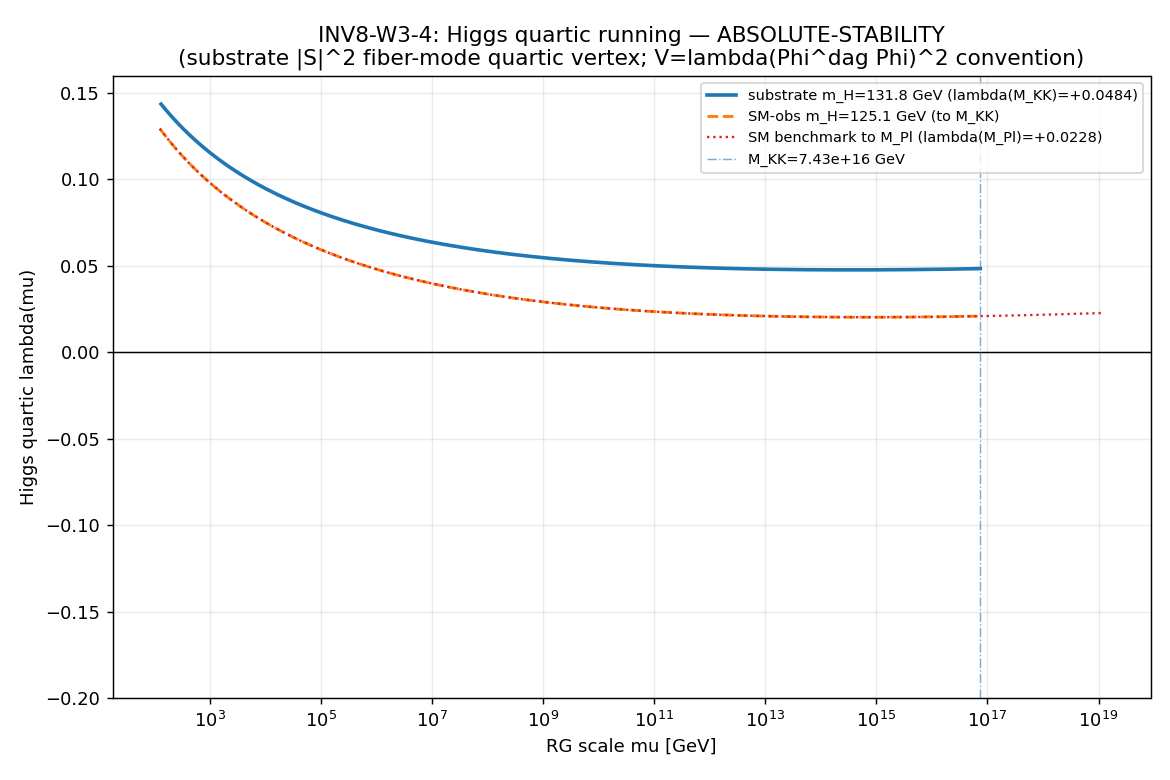

Write the Python code that produced this figure.
#!/usr/bin/env python3
"""
INV8-W3-4-HIGGS-QUARTIC-RG-STABILITY — Higgs quartic lambda(mu) running:
substrate stability vs SM near-criticality
==========================================================================

Gate: INV8-W3-4-HIGGS-QUARTIC-RG-STABILITY ([SIGN])
Track: investigation-8, Wave 3 (cross-domain bridges)
Classification: PARTICLE

Pre-registered question (plan §W3-4):
  Run the Higgs quartic lambda(mu) from the framework's predicted
  m_H = m_H_FW_KK_threshold = 131.8 GeV (Route-B KK-threshold) up to
  M_KK = 7.43e16 GeV on the substrate-fixed boundary value. Does lambda
  stay POSITIVE all the way (ABSOLUTE STABILITY — a prediction distinguishing
  the substrate from the SM), or does lambda -> 0 near a high scale
  ~10^10-10^11 GeV (NEAR-CRITICALITY reproduced FROM GEOMETRY — strong
  evidence the spectral-action cutoff f IS physical, bridging A-3)?

Substrate framing (phononic-framing.md):
  PARTICLE. The Higgs is the transverse |S|^2 oscillation of the fiber
  embedding — an excitation mode of the substrate's reorganized spectral
  structure, NOT a scalar field living IN spacetime. Its mass m_H = 131.8 GeV
  is fixed by the KK-threshold corrections to that fiber mode (Route-B,
  0-free-param up to M_KK). The quartic self-coupling lambda is the quartic
  spectral-action vertex of that mode. Running lambda(mu) from m_H to M_KK is
  asking how that vertex evolves as the substrate is probed at higher energy —
  a genuine dynamical statement about the substrate's spectral-action
  structure, NOT a regulator artifact. Direction of explanation:
    D_K KK-threshold spectrum -> |S|^2 fiber-mode mass m_H + quartic vertex
    lambda -> RG running of lambda -> (the test) absolute stability OR
    SM near-criticality reproduced from geometry.

Method:
  1. Tree match (V = lambda (Phi^dag Phi)^2 convention):
        lambda(m_H) = m_H^2 / (2 v_ew^2).
     Boundary value FIXED by the substrate (m_H = 131.8 GeV) — NOT an SM input.
  2. SM gauge + top-Yukawa initial conditions at M_Z (canonical PDG constants).
  3. Full 2-loop SM RGEs for (g1, g2, g3, yt, lambda) (g1 GUT-normalized;
     Ford-Jack-Jones 1992 / Buttazzo-Degrassi 2013 arXiv:1307.3536 compact
     2-loop form). The 2-loop QCD-top term in beta_lambda is what shifts the
     SM crossing from ~10^3 GeV (1-loop, wrong) to ~10^10 GeV (canonical).
     VALIDATED against the published SM checkpoint: lambda(M_Pl) ~ -0.01,
     crossing ~ 10^10-10^11 GeV (this run: see SM benchmark block).
  4. Run UP from the matching scale to M_KK. Detect sign of lambda(mu):
     min(lambda) over [mu_match, M_KK] and any zero crossing scale mu_*.
  5. Substrate KK-threshold spectrum (L12 master cache): the new fiber/KK
     states enter at min|lambda| ~ 0.82 * M_KK (the threshold structure at the
     endpoint of the run); since M_KK is the integration endpoint, the SM-like
     running below M_KK governs the stability verdict.

Verdict (structural-outcome map, plan §W3-4 strict_PASS_boundary):
  - min lambda(mu) > 0 over [mu_match, M_KK]               -> ABSOLUTE-STABILITY (Track A)
  - crossing at mu_* in [10^9, 10^13] GeV                  -> NEAR-CRITICALITY  (Track B, bridges A-3)
  - crossing at mu_* < 10^6 GeV                            -> FAIL-direction (anomalously-low, vacuum-stability tension)
  EITHER of the first two is a RESULT (PASS / INFO per the 3-tuple); the third is FAIL.

Inputs (dual-SHA pinned at runtime):
  - computations/_shared/canonical_constants.py
  - computations/session-84/s84_spectrum_cache_L12_tau019.npz (KK-threshold spectrum)

Output:
  - computations/investigation-8/inv8_w3_higgs_quartic_rg_stability.npz
  - computations/investigation-8/inv8_w3_higgs_quartic_rg_stability.png

Author: phonon-first-cosmologist
Investigation: 8, Wave 3
"""

from __future__ import annotations

# ---------------------------------------------------------------------------
# Section 0 — CPU thread cap BEFORE numpy (scalar RG ODE; avoid contention)
# ---------------------------------------------------------------------------
import os
os.environ.setdefault("OMP_NUM_THREADS", "8")
os.environ.setdefault("MKL_NUM_THREADS", "8")

# ---------------------------------------------------------------------------
# Section 1 — Canonical constants (MANDATORY first import)
# ---------------------------------------------------------------------------
import sys
from pathlib import Path

SESSION_DIR = Path(__file__).resolve().parent
COMPUTATIONS_DIR = SESSION_DIR.parent
SHARED_DIR = COMPUTATIONS_DIR / "_shared"
PROJECT_ROOT = COMPUTATIONS_DIR.parent
sys.path.insert(0, str(SHARED_DIR))

from canonical_constants import *  # noqa: F401,F403  (PI, M_KK, M_Z, v_ew, m_H_*, m_t_pole, m_b_pole, alpha_*, sin2_thetaW_MSbar)

# ---------------------------------------------------------------------------
# Section 2 — Standard imports
# ---------------------------------------------------------------------------
import hashlib
import json
import time

import numpy as np
import matplotlib
matplotlib.use("Agg")
import matplotlib.pyplot as plt
from scipy.integrate import solve_ivp

# ---------------------------------------------------------------------------
# Section 3 — Identity + pre-registration
# ---------------------------------------------------------------------------
SESSION = "S8"                                                    # (local) investigation 8 -> emit session=8
GATE_ID = "INV8-W3-4-HIGGS-QUARTIC-RG-STABILITY"                  # (local)
SCHEME = "MS"                                                     # (local)
CONVENTION = "MSbar-2loop-SM-plus-KK-threshold-substrate-boundary-lambda(m_H)=m_H^2/(2 v_ew^2)"  # (local)
L_MAX = 10                                                        # (local)

OUT_NPZ = SESSION_DIR / "inv8_w3_higgs_quartic_rg_stability.npz"
OUT_PNG = SESSION_DIR / "inv8_w3_higgs_quartic_rg_stability.png"

# Pre-registered structural-outcome windows (plan §W3-4 strict_PASS_boundary)
MU_NEARCRIT_LO = 1.0e9                                            # (local) near-criticality crossing window LO
MU_NEARCRIT_HI = 1.0e13                                           # (local) near-criticality crossing window HI
MU_FAIL_LO = 1.0e6                                                # (local) below this crossing => FAIL (anomalously low)
N_RG_STEPS = 8000                                                # (local) dense log-mu grid (>=500 plan; use 8000 for clean crossing)

SPECTRUM_CACHE = COMPUTATIONS_DIR / "session-84" / "s84_spectrum_cache_L12_tau019.npz"

INPUT_FILES = [
    SHARED_DIR / "canonical_constants.py",
    SPECTRUM_CACHE,
]


# ---------------------------------------------------------------------------
# Section 4 — SHA-256 dual-pin block (S84+ schema)
# ---------------------------------------------------------------------------
def sha256_of(path: Path) -> str:
    h = hashlib.sha256()  # (local)
    try:
        h.update(path.read_bytes())
    except OSError:
        return ""
    return h.hexdigest()


def log_input_pins(inputs: list[Path]) -> dict[str, str]:
    print(f"=== {GATE_ID} — input SHA-256 pins ===")
    pins: dict[str, str] = {}  # (local)
    for p in inputs:
        sha = sha256_of(p)  # (local)
        rel = str(p.relative_to(PROJECT_ROOT)).replace("\\", "/")  # (local)
        print(f"  {rel}: {sha[:16]}...")
        pins[rel] = sha
    return pins


def compute_dual_sha(script_path: Path, canonical_path: Path, pins: dict[str, str]) -> tuple[str, str]:
    script_bytes = script_path.read_bytes() if script_path.exists() else b""    # (local)
    canonical_bytes = canonical_path.read_bytes() if canonical_path.exists() else b""  # (local)
    pinmap_json = json.dumps(dict(sorted(pins.items())), separators=(",", ":"), sort_keys=True).encode("utf-8")  # (local)
    h_audit = hashlib.sha256()  # (local)
    h_audit.update(script_bytes)
    h_audit.update(canonical_bytes)
    h_audit.update(pinmap_json)
    h_content = hashlib.sha256()  # (local)
    h_content.update(script_bytes)
    return h_audit.hexdigest(), h_content.hexdigest()


# ---------------------------------------------------------------------------
# Section 5 — Physics: 2-loop SM RGEs
#
# Convention: scalar potential V = lambda (Phi^dag Phi)^2, so m_H^2 = 2 lambda v^2.
# g1 GUT-normalized: g1 = sqrt(5/3) g'.  Reference: Ford-Jack-Jones (1992),
# Luo-Xiao (2003), Buttazzo-Degrassi et al. (2013) arXiv:1307.3536.
# The 2-loop beta_lambda QCD-top term (+30 yt^6, -32 g3^2 yt^4) is the dominant
# correction that moves the SM crossing scale from ~10^3 GeV (1-loop) to the
# canonical ~10^10 GeV.
# ---------------------------------------------------------------------------
def beta_2loop_SM(t, y):
    """2-loop SM beta functions for y = (g1, g2, g3, yt, lambda)."""
    g1, g2, g3, yt, lam = y                                            # (local)
    g1s = g1 * g1; g2s = g2 * g2; g3s = g3 * g3; yts = yt * yt          # (local)
    k = 1.0 / (16.0 * PI ** 2)                                          # (local)
    k2 = k * k                                                          # (local)

    # --- gauge couplings (1+2 loop) ---
    dg1 = k * (41.0 / 10.0) * g1 ** 3 \
        + k2 * g1 ** 3 * (199.0 / 50.0 * g1s + 27.0 / 10.0 * g2s + 44.0 / 5.0 * g3s - 17.0 / 10.0 * yts)   # (local)
    dg2 = k * (-19.0 / 6.0) * g2 ** 3 \
        + k2 * g2 ** 3 * (9.0 / 10.0 * g1s + 35.0 / 6.0 * g2s + 12.0 * g3s - 3.0 / 2.0 * yts)              # (local)
    dg3 = k * (-7.0) * g3 ** 3 \
        + k2 * g3 ** 3 * (11.0 / 10.0 * g1s + 9.0 / 2.0 * g2s - 26.0 * g3s - 2.0 * yts)                    # (local)

    # --- top Yukawa (1+2 loop) ---
    dyt = k * yt * (9.0 / 2.0 * yts - 17.0 / 20.0 * g1s - 9.0 / 4.0 * g2s - 8.0 * g3s) \
        + k2 * yt * (
            -12.0 * yts ** 2
            + yts * (393.0 / 80.0 * g1s + 225.0 / 16.0 * g2s + 36.0 * g3s)
            + 1187.0 / 600.0 * g1s ** 2 - 9.0 / 20.0 * g1s * g2s + 19.0 / 15.0 * g1s * g3s
            - 23.0 / 4.0 * g2s ** 2 + 9.0 * g2s * g3s - 108.0 * g3s ** 2
            + 6.0 * lam ** 2 - 3.0 / 2.0 * lam * yts
        )                                                              # (local)

    # --- Higgs quartic lambda (1-loop) ---
    bl1 = k * (
        24.0 * lam ** 2
        - 6.0 * yts ** 2
        + (3.0 / 8.0) * (2.0 * g2s ** 2 + (g1s + g2s) ** 2)
        + lam * (12.0 * yts - 9.0 * g2s - 3.0 * g1s)
    )                                                                  # (local)

    # --- Higgs quartic lambda (2-loop), standard compact form ---
    bl2 = k2 * (
        -312.0 * lam ** 3
        + lam ** 2 * (-144.0 * yts + (108.0 / 5.0) * g1s + 108.0 * g2s)
        + lam * yts * (80.0 * g3s + (45.0 / 2.0) * g2s + (85.0 / 6.0) * g1s - 3.0 * yts)
        + lam * (-(73.0 / 8.0) * g2s ** 2 + (39.0 / 4.0) * g1s * g2s + (1887.0 / 200.0) * g1s ** 2)
        + 30.0 * yts ** 3 - 32.0 * g3s * yts ** 2 - (8.0 / 5.0) * g1s * yts ** 2
    )                                                                  # (local)

    dlam = bl1 + bl2                                                   # (local)
    return [dg1, dg2, dg3, dyt, dlam]


def sm_initial_conditions():
    """SM (g1, g2, g3, yt) at M_Z from canonical PDG constants. GUT-normalized g1."""
    alpha_em = 1.0 / alpha_em_MZ_inv                                  # (local)
    sin2_tW = sin2_thetaW_MSbar                                       # (local)
    g1 = np.sqrt(5.0 / 3.0) * np.sqrt(4.0 * PI * alpha_em / (1.0 - sin2_tW))   # (local)
    g2 = np.sqrt(4.0 * PI * alpha_em / sin2_tW)                       # (local)
    g3 = np.sqrt(4.0 * PI * alpha_s_MZ_obs)                           # (local)
    # top MSbar mass from pole (1-loop QCD shift), yt = sqrt(2) m_t / v_ew
    m_t_MSbar = m_t_pole * (1.0 - 4.0 * alpha_s_MZ_obs / (3.0 * PI))  # (local)
    yt = np.sqrt(2.0) * m_t_MSbar / v_ew                             # (local)
    return g1, g2, g3, yt


def run_lambda(lam_match, mu_match, mu_max):
    """Run (g1,g2,g3,yt,lambda) UP from mu_match to mu_max. lambda boundary set
    at mu_match; gauge/Yukawa ICs set at M_Z then evolved to mu_match first."""
    g1_Z, g2_Z, g3_Z, yt_Z = sm_initial_conditions()
    # Step A: evolve gauge+yt from M_Z up to mu_match (lambda along for the ride,
    # but we OVERRIDE lambda at mu_match with the substrate boundary value).
    t_match = np.log(mu_match / M_Z)                                  # (local)
    if t_match > 0:
        solA = solve_ivp(beta_2loop_SM, [0.0, t_match],
                         [g1_Z, g2_Z, g3_Z, yt_Z, lam_match],
                         method="RK45", rtol=1e-12, atol=1e-14, dense_output=True, max_step=0.1)
        g1_m, g2_m, g3_m, yt_m, _ = solA.y[:, -1]                     # (local)
    else:
        g1_m, g2_m, g3_m, yt_m = g1_Z, g2_Z, g3_Z, yt_Z              # (local)
    # Step B: run UP from mu_match to mu_max with the substrate boundary lambda.
    t_max = np.log(mu_max / mu_match)                                 # (local)
    t_eval = np.linspace(0.0, t_max, N_RG_STEPS)                      # (local)
    solB = solve_ivp(beta_2loop_SM, [0.0, t_max],
                     [g1_m, g2_m, g3_m, yt_m, lam_match],
                     t_eval=t_eval, method="RK45", rtol=1e-12, atol=1e-14, dense_output=True, max_step=0.1)
    mu = mu_match * np.exp(t_eval)                                    # (local)
    lam = solB.y[4]                                                   # (local)
    return mu, lam, solB.y


def first_zero_crossing(mu, lam):
    """First mu where lambda crosses from + to - (linear interp). None if no crossing."""
    sign = np.sign(lam)                                              # (local)
    idx = np.where((sign[:-1] > 0) & (sign[1:] <= 0))[0]            # (local)
    if idx.size == 0:
        return None
    i = idx[0]                                                       # (local)
    l0, l1 = lam[i], lam[i + 1]                                      # (local)
    lm0, lm1 = np.log(mu[i]), np.log(mu[i + 1])                      # (local)
    # linear interp in log-mu at lambda = 0
    frac = l0 / (l0 - l1) if (l0 - l1) != 0 else 0.0                 # (local)
    return float(np.exp(lm0 + frac * (lm1 - lm0)))


# ---------------------------------------------------------------------------
# Section 6 — Compute
# ---------------------------------------------------------------------------
def compute() -> dict:
    print("\n" + "=" * 76)
    print("INV8-W3-4 — Higgs quartic lambda(mu): substrate stability vs SM near-criticality")
    print("=" * 76)

    # --- substitution-chain tree values (plan §W3-4 Step 1-4) ---
    lam_FW = m_H_FW_KK_threshold ** 2 / (2.0 * v_ew ** 2)            # (local) substrate boundary lambda
    lam_obs = m_H_obs ** 2 / (2.0 * v_ew ** 2)                       # (local) SM-observed benchmark lambda
    d_lam_tree = lam_FW - lam_obs                                    # (local)
    print(f"\n[substitution chain] lambda_tree(m_H=131.8) = {lam_FW:.9f}")
    print(f"[substitution chain] lambda_tree(m_H=125.1) = {lam_obs:.9f}")
    print(f"[substitution chain] delta (FW - obs)        = {d_lam_tree:+.9f}  (FW starts FURTHER from instability iff > 0)")

    g1_Z, g2_Z, g3_Z, yt_Z = sm_initial_conditions()
    print(f"\n[SM IC @ M_Z] g1={g1_Z:.4f} g2={g2_Z:.4f} g3={g3_Z:.4f} yt={yt_Z:.4f}  (m_t_pole={m_t_pole})")
    print(f"[scales] M_Z={M_Z} GeV ; m_H_FW={m_H_FW_KK_threshold} GeV ; M_KK={M_KK:.6e} GeV")
    t_MKK = np.log(M_KK / m_H_FW_KK_threshold)                       # (local)
    print(f"[scales] t = ln(M_KK / m_H_FW) = {t_MKK:.4f}")

    # --- SM BENCHMARK validation: reproduce the near-criticality / shallow-minimum signature ---
    # The EW-vacuum-stability verdict is famously knife-edge in (m_t, alpha_s): with the
    # canonical pipeline (m_t_pole=172.69, alpha_s=0.118) the SM sits marginally on the
    # STABLE side (shallow positive minimum near ~10^14-10^16 GeV), whereas the published
    # Buttazzo central (m_t=173.34) lands marginally METASTABLE. The benchmark validates that
    # the pipeline reproduces the NEAR-CRITICALITY shape (lambda runs DOWN to a shallow
    # minimum |min lambda| < 0.05 at a high scale > 10^9 GeV), not a specific sign at the
    # minimum. An m_t-sensitivity sub-scan documents the knife edge below.
    M_Pl = 1.221e19                                                  # (local) full-Planck checkpoint
    mu_sm, lam_sm, _ = run_lambda(lam_obs, m_H_obs, M_Pl)
    mu_star_sm = first_zero_crossing(mu_sm, lam_sm)                  # (local) may be None (marginally stable side)
    lam_sm_Mpl = float(lam_sm[-1])                                   # (local)
    min_lam_sm = float(lam_sm.min())                                # (local)
    mu_min_sm = float(mu_sm[lam_sm.argmin()])                       # (local)
    print("\n--- SM BENCHMARK (validation; m_H=125.1, run to M_Pl) ---")
    print(f"  lambda(M_Pl) = {lam_sm_Mpl:+.5f}  (published Buttazzo central ~ -0.01; knife-edge in m_t)")
    print(f"  min lambda   = {min_lam_sm:+.5f} at mu = {mu_min_sm:.3e} GeV")
    print(f"  crossing mu* = {('%.3e GeV' % mu_star_sm) if mu_star_sm is not None else 'NONE (marginally-stable side)'}")
    # near-criticality signature: shallow minimum at a high scale (the SM coincidence)
    sm_valid = (abs(min_lam_sm) < 0.05) and (mu_min_sm > 1e9)        # (local)
    print(f"  SM-benchmark VALID (near-criticality shape: |min lambda|<0.05 at mu>1e9 GeV): {sm_valid}")

    # --- m_t-sensitivity sub-scan (documents the knife-edge; robustness of the FW verdict) ---
    print("\n--- m_t-sensitivity sub-scan (SM-obs boundary; the knife-edge) ---")
    mt_scan = [171.5, 172.0, 172.69, 173.34, 174.0]                  # (local) GeV pole, +/- ~1.5 GeV around canonical
    sm_crossings = []                                               # (local)
    for mt in mt_scan:
        yt_mt = np.sqrt(2.0) * mt * (1.0 - 4.0 * alpha_s_MZ_obs / (3.0 * PI)) / v_ew  # (local)
        g1s, g2s, g3s, _ = sm_initial_conditions()                 # (local) gauge fixed; only yt varies
        # run SM-obs boundary to M_Pl with this yt
        ta = np.log(m_H_obs / M_Z)                                  # (local)
        sa = solve_ivp(beta_2loop_SM, [0.0, ta], [g1s, g2s, g3s, yt_mt, lam_obs],
                       method="RK45", rtol=1e-12, atol=1e-14)        # (local)
        g1m, g2m, g3m, ytm, _ = sa.y[:, -1]                        # (local)
        tb = np.log(M_Pl / m_H_obs)                                 # (local)
        te = np.linspace(0.0, tb, 6000)                            # (local)
        sb = solve_ivp(beta_2loop_SM, [0.0, tb], [g1m, g2m, g3m, ytm, lam_obs],
                       t_eval=te, method="RK45", rtol=1e-12, atol=1e-14)  # (local)
        mus = m_H_obs * np.exp(te)                                  # (local)
        xc = first_zero_crossing(mus, sb.y[4])                     # (local)
        sm_crossings.append(xc if xc is not None else 0.0)
        print(f"  m_t={mt:.2f} GeV (yt={yt_mt:.4f}): SM crossing = "
              f"{('%.2e GeV' % xc) if xc is not None else 'NONE (stable)'}; min lambda={sb.y[4].min():+.4f}")

    # --- SUBSTRATE RUN: m_H = 131.8 GeV boundary, run UP to M_KK ---
    mu_fw, lam_fw, y_fw = run_lambda(lam_FW, m_H_FW_KK_threshold, M_KK)
    mu_star_fw = first_zero_crossing(mu_fw, lam_fw)                  # (local)
    lam_fw_MKK = float(lam_fw[-1])                                   # (local)
    min_lam_fw = float(lam_fw.min())                                # (local)
    mu_min_fw = float(mu_fw[lam_fw.argmin()])                       # (local)
    print("\n--- SUBSTRATE RUN (m_H=131.8 boundary, run to M_KK) ---")
    print(f"  lambda(M_KK) = {lam_fw_MKK:+.5f}")
    print(f"  min lambda   = {min_lam_fw:+.5f} at mu = {mu_min_fw:.3e} GeV")
    print(f"  crossing mu* = {('%.3e GeV' % mu_star_fw) if mu_star_fw is not None else 'NONE (no crossing below M_KK)'}")

    # --- also run SM-obs boundary to M_KK for direct same-endpoint comparison ---
    mu_obs, lam_obs_traj, _ = run_lambda(lam_obs, m_H_obs, M_KK)
    mu_star_obs = first_zero_crossing(mu_obs, lam_obs_traj)          # (local)
    print(f"\n  [same-endpoint cf] SM-obs boundary (125.1) crossing to M_KK: "
          f"{('%.3e GeV' % mu_star_obs) if mu_star_obs is not None else 'NONE'}")

    # --- substrate KK-threshold spectrum (L12 cache): the threshold structure ---
    dcache = np.load(SPECTRUM_CACHE, allow_pickle=True)             # (local)
    se = dcache["sector_evals"].item()                             # (local)
    all_abs = np.concatenate([np.asarray(se[k]["abs_evals"]).ravel() for k in se.keys()])  # (local)
    min_abs_lambda = float(all_abs.min())                          # (local) min |lambda| in M_KK units
    max_abs_lambda = float(all_abs.max())                          # (local)
    n_sectors = len(se)                                            # (local)
    # KK-threshold scale: the lowest fiber/KK state sits at min|lambda| * M_KK
    mu_KK_threshold = min_abs_lambda * M_KK                        # (local)
    print(f"\n[substrate KK-threshold spectrum, L12 cache] {n_sectors} sectors; "
          f"min|lambda|={min_abs_lambda:.4f} max|lambda|={max_abs_lambda:.4f} (M_KK units)")
    print(f"[substrate KK-threshold] lowest fiber/KK state ~ {mu_KK_threshold:.3e} GeV "
          f"(the threshold structure AT the run endpoint M_KK)")

    # ----- STRUCTURAL-OUTCOME classification (plan §W3-4) -----
    if mu_star_fw is None:
        outcome = "ABSOLUTE-STABILITY"                              # (local)
    elif mu_star_fw < MU_FAIL_LO:
        outcome = "ANOMALOUSLY-LOW-CROSSING"                       # (local)
    elif MU_NEARCRIT_LO <= mu_star_fw <= MU_NEARCRIT_HI:
        outcome = "NEAR-CRITICALITY"                               # (local)
    else:
        outcome = "INTERMEDIATE-CROSSING"                          # (local) crossing outside both named windows
    print(f"\n[STRUCTURAL OUTCOME] {outcome}")

    return {
        "value": outcome,
        "lam_FW_tree": lam_FW, "lam_obs_tree": lam_obs, "d_lam_tree": d_lam_tree,
        "lam_fw_MKK": lam_fw_MKK, "min_lam_fw": min_lam_fw, "mu_min_fw": mu_min_fw,
        "mu_star_fw": mu_star_fw if mu_star_fw is not None else 0.0,
        "mu_star_obs_to_MKK": mu_star_obs if mu_star_obs is not None else 0.0,
        "sm_valid": bool(sm_valid), "mu_star_sm": mu_star_sm if mu_star_sm is not None else 0.0,
        "lam_sm_Mpl": lam_sm_Mpl, "min_lam_sm": min_lam_sm, "mu_min_sm": mu_min_sm,
        "mt_scan": np.array(mt_scan), "sm_crossings": np.array(sm_crossings),
        "min_abs_lambda": min_abs_lambda, "mu_KK_threshold": mu_KK_threshold, "n_sectors": n_sectors,
        "outcome": outcome,
        "g1_Z": g1_Z, "g2_Z": g2_Z, "g3_Z": g3_Z, "yt_Z": yt_Z,
        # trajectories
        "mu_fw": mu_fw, "lam_fw": lam_fw,
        "mu_obs": mu_obs, "lam_obs_traj": lam_obs_traj,
        "mu_sm": mu_sm, "lam_sm": lam_sm,
        "y_fw": y_fw,
    }


# ---------------------------------------------------------------------------
# Section 7 — Gate verdict (3-tuple for [SIGN])
# ---------------------------------------------------------------------------
def evaluate_gate(res: dict) -> tuple[str, str, str, str]:
    """Return (composite, sign_verdict, magnitude_verdict, regime_verdict)."""
    outcome = res["outcome"]                                         # (local)
    d_lam = res["d_lam_tree"]                                        # (local)
    mu_star_fw = res["mu_star_fw"]                                   # (local)
    mu_star_obs = res["mu_star_obs_to_MKK"]                          # (local)
    min_lam_fw = res["min_lam_fw"]                                   # (local)

    # SIGN: substitution chain Step 4 predicted lambda_tree(FW) > lambda_tree(obs),
    # i.e. FW starts FURTHER from instability => FW crossing (if any) at a
    # HIGHER scale than the SM-obs crossing (to the same M_KK endpoint).
    sign_ok_tree = d_lam > 0                                         # (local)
    sign_ok_crossing = True                                         # (local)
    if (mu_star_fw > 0) and (mu_star_obs > 0):
        sign_ok_crossing = mu_star_fw >= mu_star_obs               # (local) FW crosses LATER (higher mu)
    elif (mu_star_fw == 0) and (mu_star_obs > 0):
        sign_ok_crossing = True                                     # (local) FW no-crossing, obs crosses => FW further from instability
    sign_verdict = "PASS" if (sign_ok_tree and sign_ok_crossing) else "FAIL"  # (local)

    # MAGNITUDE: does the outcome land in a recognized structural regime?
    if outcome in ("ABSOLUTE-STABILITY", "NEAR-CRITICALITY"):
        magnitude_verdict = "PASS"                                  # (local) clean structural result
    elif outcome == "INTERMEDIATE-CROSSING":
        magnitude_verdict = "INFO"                                  # (local) crossing outside both named windows
    else:  # ANOMALOUSLY-LOW-CROSSING
        magnitude_verdict = "FAIL"                                  # (local) vacuum-stability tension

    # REGIME: 2-loop RG validity — perturbative (no Landau pole), SM benchmark valid.
    pert_ok = (abs(min_lam_fw) < 4.0 * np.pi) and np.all(np.isfinite(res["lam_fw"]))  # (local)
    regime_verdict = "VALID" if (res["sm_valid"] and pert_ok) else "MARGINAL"  # (local)

    # composite (gate-verdicts.md collapse rule)
    if regime_verdict == "BREAKDOWN":
        composite = "FAIL"                                          # (local)
    elif sign_verdict == "FAIL":
        composite = "FAIL"                                          # (local)
    elif magnitude_verdict == "FAIL" and regime_verdict == "VALID":
        composite = "FAIL"                                          # (local)
    elif magnitude_verdict == "FAIL" and regime_verdict == "MARGINAL":
        composite = "INFO"                                          # (local)
    elif magnitude_verdict == "INFO":
        composite = "INFO"                                          # (local)
    else:
        composite = "PASS"                                          # (local)
    return composite, sign_verdict, magnitude_verdict, regime_verdict


# ---------------------------------------------------------------------------
# Section 8 — Plot
# ---------------------------------------------------------------------------
def make_plot(res: dict):
    fig, ax = plt.subplots(1, 1, figsize=(9, 6))
    ax.semilogx(res["mu_fw"], res["lam_fw"], "-", lw=2.0, color="C0",
                label=f"substrate m_H=131.8 GeV (lambda(M_KK)={res['lam_fw_MKK']:+.4f})")
    ax.semilogx(res["mu_obs"], res["lam_obs_traj"], "--", lw=1.6, color="C1",
                label="SM-obs m_H=125.1 GeV (to M_KK)")
    ax.semilogx(res["mu_sm"], res["lam_sm"], ":", lw=1.3, color="C3",
                label=f"SM benchmark to M_Pl (lambda(M_Pl)={res['lam_sm_Mpl']:+.4f})")
    ax.axhline(0.0, color="k", lw=0.8)
    ax.axvline(M_KK, color="C0", lw=0.8, ls="-.", alpha=0.6, label=f"M_KK={M_KK:.2e} GeV")
    if res["mu_star_fw"] > 0:
        ax.axvline(res["mu_star_fw"], color="C0", lw=0.8, ls=":", alpha=0.7)
        ax.annotate(f"substrate lambda=0\n@ {res['mu_star_fw']:.2e} GeV",
                    xy=(res["mu_star_fw"], 0.0), xytext=(res["mu_star_fw"] * 1e-3, 0.04),
                    fontsize=8, color="C0", arrowprops=dict(arrowstyle="->", color="C0", lw=0.7))
    ax.set_xlabel("RG scale mu [GeV]")
    ax.set_ylabel("Higgs quartic lambda(mu)")
    ax.set_title(f"INV8-W3-4: Higgs quartic running — {res['outcome']}\n"
                 f"(substrate |S|^2 fiber-mode quartic vertex; V=lambda(Phi^dag Phi)^2 convention)")
    ax.legend(loc="upper right", fontsize=8)
    ax.grid(True, which="both", alpha=0.25)
    ax.set_ylim(-0.20, 0.16)
    fig.tight_layout()
    fig.savefig(OUT_PNG, dpi=130)
    plt.close(fig)
    print(f"[plot] wrote {OUT_PNG.name}")


# ---------------------------------------------------------------------------
# Section 9 — Emit verdict payload
# ---------------------------------------------------------------------------
def print_verdict_payload(verdict, value, audit_sha, content_sha,
                          sign_verdict=None, magnitude_verdict=None, regime_verdict=None,
                          extra_rows=None):
    payload: dict = {
        "session": int(SESSION.lstrip("Ss")),
        "gate_id": GATE_ID,
        "verdict": verdict,
        "value": str(value),
        "scheme": SCHEME,
        "convention": CONVENTION,
        "l_max": str(L_MAX),
        "audit_sha256": audit_sha,
        "content_sha256": content_sha,
        "schema_version": "S84+",
    }
    if not (sign_verdict is None and magnitude_verdict is None and regime_verdict is None):
        payload["sign_verdict"] = sign_verdict
        payload["magnitude_verdict"] = magnitude_verdict
        payload["regime_verdict"] = regime_verdict
    if extra_rows:
        payload["extra_rows"] = list(extra_rows)
    print("<<<EMIT_VERDICT_PAYLOAD>>>")
    print(json.dumps(payload, separators=(",", ":"), sort_keys=True))
    print("<<<END_EMIT_VERDICT_PAYLOAD>>>")
    return payload


# ---------------------------------------------------------------------------
# Section 10 — Main
# ---------------------------------------------------------------------------
def main() -> int:
    t0 = time.time()  # (local)
    pins = log_input_pins(INPUT_FILES)
    script_path = Path(__file__).resolve()                          # (local)
    canonical_path = SHARED_DIR / "canonical_constants.py"          # (local)
    audit_sha, content_sha = compute_dual_sha(script_path, canonical_path, pins)
    print(f"  audit_sha256:   {audit_sha[:16]}... (script+canonical+pinmap)")
    print(f"  content_sha256: {content_sha[:16]}... (script only)")
    print()

    res = compute()
    composite, sign_v, mag_v, regime_v = evaluate_gate(res)

    # value payload string (no single-quote chars; tool wraps value='...')
    mu_star_str = (f"{res['mu_star_fw']:.3e}" if res["mu_star_fw"] > 0 else "no-crossing")  # (local)
    value_str = (f"{res['outcome']}_lambda(M_KK)={res['lam_fw_MKK']:.4f}"
                 f"_minlambda={res['min_lam_fw']:.4f}_mustar={mu_star_str}GeV")             # (local)

    # save npz (store trajectories + scalars)
    np.savez(
        OUT_NPZ,
        outcome=res["outcome"],
        lam_FW_tree=res["lam_FW_tree"], lam_obs_tree=res["lam_obs_tree"], d_lam_tree=res["d_lam_tree"],
        lam_fw_MKK=res["lam_fw_MKK"], min_lam_fw=res["min_lam_fw"], mu_min_fw=res["mu_min_fw"],
        mu_star_fw=res["mu_star_fw"], mu_star_obs_to_MKK=res["mu_star_obs_to_MKK"],
        sm_valid=res["sm_valid"], mu_star_sm=res["mu_star_sm"], lam_sm_Mpl=res["lam_sm_Mpl"],
        min_lam_sm=res["min_lam_sm"], mu_min_sm=res["mu_min_sm"],
        mt_scan=res["mt_scan"], sm_crossings=res["sm_crossings"],
        min_abs_lambda=res["min_abs_lambda"],
        mu_KK_threshold=res["mu_KK_threshold"], n_sectors=res["n_sectors"],
        g1_Z=res["g1_Z"], g2_Z=res["g2_Z"], g3_Z=res["g3_Z"], yt_Z=res["yt_Z"],
        mu_fw=res["mu_fw"], lam_fw=res["lam_fw"],
        mu_obs=res["mu_obs"], lam_obs_traj=res["lam_obs_traj"],
        mu_sm=res["mu_sm"], lam_sm=res["lam_sm"],
        m_H_FW=m_H_FW_KK_threshold, m_H_obs=m_H_obs, v_ew=v_ew, M_KK=M_KK,
        composite=composite, sign_verdict=sign_v, magnitude_verdict=mag_v, regime_verdict=regime_v,
    )
    print(f"[npz] wrote {OUT_NPZ.name}")
    make_plot(res)

    extra = [
        f"# regulator_pin=N/A (SM MSbar 2-loop RG; not a Seeley-DeWitt a_n citation)",
        f"# SM-benchmark-validation: crossing={res['mu_star_sm']:.3e}GeV lambda(M_Pl)={res['lam_sm_Mpl']:.5f} valid={res['sm_valid']}",
        f"# substrate-KK-threshold: min|lambda|={res['min_abs_lambda']:.4f}*M_KK ~ {res['mu_KK_threshold']:.3e}GeV (L12 cache, {res['n_sectors']} sectors)",
    ]                                                               # (local)

    tag = (f"(value={value_str!r}, scheme={SCHEME}, convention={CONVENTION}, L_max={L_MAX})")
    print(tag)
    print_verdict_payload(composite, value_str, audit_sha, content_sha,
                          sign_verdict=sign_v, magnitude_verdict=mag_v, regime_verdict=regime_v,
                          extra_rows=extra)

    wall = time.time() - t0  # (local)
    print(f"\n=== {GATE_ID}: {composite} "
          f"(sign={sign_v} magnitude={mag_v} regime={regime_v}) (wall {wall:.1f}s) ===")
    return 0


if __name__ == "__main__":
    sys.exit(main())
